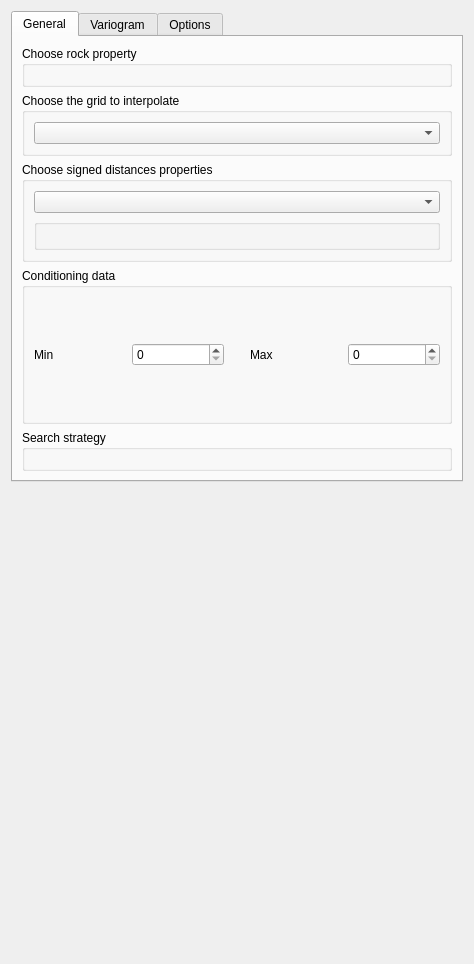
<?xml version="1.0" encoding="UTF-8"?>
<ui version="4.0">
 <class>Form</class>
 <widget class="QWidget" name="Form">
  <property name="enabled">
   <bool>true</bool>
  </property>
  <property name="geometry">
   <rect>
    <x>0</x>
    <y>0</y>
    <width>474</width>
    <height>964</height>
   </rect>
  </property>
  <property name="windowTitle">
   <string>Form</string>
  </property>
  <property name="AlgorithmCategory" stdset="0">
   <string>DFMod</string>
  </property>
  <property name="AlgorithmDescription" stdset="0">
   <string>interpolator</string>
  </property>
  <layout class="QVBoxLayout" name="verticalLayout_2">
   <item>
    <widget class="QTabWidget" name="tabWidget">
     <property name="currentIndex">
      <number>0</number>
     </property>
     <widget class="QWidget" name="tab_1">
      <attribute name="title">
       <string>General</string>
      </attribute>
      <layout class="QGridLayout" name="gridLayout_4">
       <item row="0" column="0">
        <widget class="QGroupBox" name="groupBox_3">
         <property name="title">
          <string>Choose rock property</string>
         </property>
         <layout class="QVBoxLayout" name="verticalLayout_3">
          <item>
           <widget class="PropertySelectorNoRegion" name="propertyselectornoregion"/>
          </item>
         </layout>
        </widget>
       </item>
       <item row="1" column="0">
        <widget class="QGroupBox" name="groupBox_4">
         <property name="title">
          <string>Choose the grid to interpolate</string>
         </property>
         <layout class="QVBoxLayout" name="verticalLayout_4">
          <item>
           <widget class="GridSelectorBasic" name="gridselectorbasic_2"/>
          </item>
         </layout>
        </widget>
       </item>
       <item row="2" column="0">
        <widget class="QGroupBox" name="groupBox_5">
         <property name="title">
          <string>Choose signed distances properties</string>
         </property>
         <layout class="QVBoxLayout" name="verticalLayout">
          <item>
           <widget class="GridSelectorBasic" name="gridselectorbasic"/>
          </item>
          <item>
           <widget class="OrderedPropertySelector" name="orderedpropertyselector"/>
          </item>
         </layout>
        </widget>
       </item>
       <item row="3" column="0">
        <widget class="QGroupBox" name="groupBox">
         <property name="title">
          <string>Conditioning data</string>
         </property>
         <layout class="QHBoxLayout" name="horizontalLayout">
          <item>
           <widget class="QLabel" name="label_5">
            <property name="text">
             <string>Min</string>
            </property>
           </widget>
          </item>
          <item>
           <widget class="QSpinBox" name="spinBox_2"/>
          </item>
          <item>
           <spacer name="verticalSpacer">
            <property name="orientation">
             <enum>Qt::Vertical</enum>
            </property>
            <property name="sizeHint" stdset="0">
             <size>
              <width>20</width>
              <height>40</height>
             </size>
            </property>
           </spacer>
          </item>
          <item>
           <widget class="QLabel" name="label_6">
            <property name="text">
             <string>Max</string>
            </property>
           </widget>
          </item>
          <item>
           <widget class="QSpinBox" name="spinBox">
            <property name="maximum">
             <number>99999999</number>
            </property>
           </widget>
          </item>
         </layout>
        </widget>
       </item>
       <item row="4" column="0">
        <widget class="QGroupBox" name="groupBox_2">
         <property name="title">
          <string>Search strategy</string>
         </property>
         <layout class="QGridLayout" name="gridLayout_2">
          <item row="0" column="0">
           <widget class="EllipsoidInput" name="ellipsoidinput"/>
          </item>
         </layout>
        </widget>
       </item>
      </layout>
     </widget>
     <widget class="QWidget" name="tab_2">
      <attribute name="title">
       <string>Variogram</string>
      </attribute>
      <layout class="QGridLayout" name="gridLayout">
       <item row="1" column="0">
        <widget class="Indicator_regionalization_input" name="indicator_regionalization_input"/>
       </item>
       <item row="0" column="0">
        <widget class="QLabel" name="label_2">
         <property name="text">
          <string>Enter signed distances variograms</string>
         </property>
        </widget>
       </item>
      </layout>
     </widget>
     <widget class="QWidget" name="tab_3">
      <attribute name="title">
       <string>Options</string>
      </attribute>
      <layout class="QGridLayout" name="gridLayout_3">
       <item row="6" column="0">
        <spacer name="verticalSpacer_3">
         <property name="orientation">
          <enum>Qt::Vertical</enum>
         </property>
         <property name="sizeHint" stdset="0">
          <size>
           <width>20</width>
           <height>40</height>
          </size>
         </property>
        </spacer>
       </item>
       <item row="3" column="0">
        <widget class="QLabel" name="label_7">
         <property name="text">
          <string>Lambda</string>
         </property>
        </widget>
       </item>
       <item row="2" column="0">
        <widget class="QCheckBox" name="servo_check">
         <property name="enabled">
          <bool>false</bool>
         </property>
         <property name="text">
          <string>Servo system</string>
         </property>
        </widget>
       </item>
       <item row="3" column="1">
        <widget class="QDoubleSpinBox" name="Lambda">
         <property name="enabled">
          <bool>false</bool>
         </property>
         <property name="maximum">
          <double>0.990000000000000</double>
         </property>
         <property name="value">
          <double>0.500000000000000</double>
         </property>
        </widget>
       </item>
       <item row="5" column="0" colspan="2">
        <widget class="PropertySelectorNoRegion" name="targe_prop">
         <property name="enabled">
          <bool>false</bool>
         </property>
        </widget>
       </item>
       <item row="4" column="0">
        <widget class="QLabel" name="label_8">
         <property name="text">
          <string>Select target proportion</string>
         </property>
        </widget>
       </item>
       <item row="0" column="0">
        <widget class="QCheckBox" name="softmax_check">
         <property name="enabled">
          <bool>true</bool>
         </property>
         <property name="text">
          <string>Softmax transformation</string>
         </property>
        </widget>
       </item>
       <item row="1" column="0">
        <widget class="QLabel" name="label_4">
         <property name="text">
          <string>Gamma</string>
         </property>
        </widget>
       </item>
       <item row="1" column="1">
        <widget class="QDoubleSpinBox" name="Gamma">
         <property name="enabled">
          <bool>false</bool>
         </property>
         <property name="minimum">
          <double>0.010000000000000</double>
         </property>
         <property name="maximum">
          <double>999999.000000000000000</double>
         </property>
         <property name="value">
          <double>175.000000000000000</double>
         </property>
        </widget>
       </item>
      </layout>
     </widget>
    </widget>
   </item>
   <item>
    <spacer name="verticalSpacer_2">
     <property name="orientation">
      <enum>Qt::Vertical</enum>
     </property>
     <property name="sizeHint" stdset="0">
      <size>
       <width>20</width>
       <height>40</height>
      </size>
     </property>
    </spacer>
   </item>
  </layout>
 </widget>
 <customwidgets>
  <customwidget>
   <class>GridSelectorBasic</class>
   <extends>QComboBox</extends>
   <header>qtplugins/selectors.h</header>
  </customwidget>
  <customwidget>
   <class>PropertySelectorNoRegion</class>
   <extends>QWidget</extends>
   <header>qtplugins/selectors.h</header>
  </customwidget>
  <customwidget>
   <class>OrderedPropertySelector</class>
   <extends>GsTLGroupBox</extends>
   <header>qtplugins/selectors.h</header>
  </customwidget>
  <customwidget>
   <class>Indicator_regionalization_input</class>
   <extends>QWidget</extends>
   <header>qtplugins/two_point_indicator_statistics_input.h</header>
   <slots>
    <slot>set_thresholds(QStringList)</slot>
    <slot>set_indicator_names(QString)</slot>
   </slots>
  </customwidget>
  <customwidget>
   <class>EllipsoidInput</class>
   <extends>QWidget</extends>
   <header>qtplugins/ellipsoid_input.h</header>
  </customwidget>
  <customwidget>
   <class>GsTLGroupBox</class>
   <extends>QGroupBox</extends>
   <header>qtplugins/selectors.h</header>
  </customwidget>
 </customwidgets>
 <resources/>
 <connections>
  <connection>
   <sender>softmax_check</sender>
   <signal>toggled(bool)</signal>
   <receiver>Gamma</receiver>
   <slot>setEnabled(bool)</slot>
   <hints>
    <hint type="sourcelabel">
     <x>178</x>
     <y>60</y>
    </hint>
    <hint type="destinationlabel">
     <x>313</x>
     <y>87</y>
    </hint>
   </hints>
  </connection>
  <connection>
   <sender>softmax_check</sender>
   <signal>toggled(bool)</signal>
   <receiver>servo_check</receiver>
   <slot>setEnabled(bool)</slot>
   <hints>
    <hint type="sourcelabel">
     <x>97</x>
     <y>58</y>
    </hint>
    <hint type="destinationlabel">
     <x>113</x>
     <y>121</y>
    </hint>
   </hints>
  </connection>
  <connection>
   <sender>servo_check</sender>
   <signal>toggled(bool)</signal>
   <receiver>Lambda</receiver>
   <slot>setEnabled(bool)</slot>
   <hints>
    <hint type="sourcelabel">
     <x>227</x>
     <y>117</y>
    </hint>
    <hint type="destinationlabel">
     <x>319</x>
     <y>147</y>
    </hint>
   </hints>
  </connection>
  <connection>
   <sender>servo_check</sender>
   <signal>toggled(bool)</signal>
   <receiver>targe_prop</receiver>
   <slot>setEnabled(bool)</slot>
   <hints>
    <hint type="sourcelabel">
     <x>198</x>
     <y>118</y>
    </hint>
    <hint type="destinationlabel">
     <x>209</x>
     <y>198</y>
    </hint>
   </hints>
  </connection>
  <connection>
   <sender>gridselectorbasic</sender>
   <signal>activated(QString)</signal>
   <receiver>orderedpropertyselector</receiver>
   <slot>show_properties(QString)</slot>
   <hints>
    <hint type="sourcelabel">
     <x>278</x>
     <y>134</y>
    </hint>
    <hint type="destinationlabel">
     <x>269</x>
     <y>196</y>
    </hint>
   </hints>
  </connection>
 </connections>
</ui>
